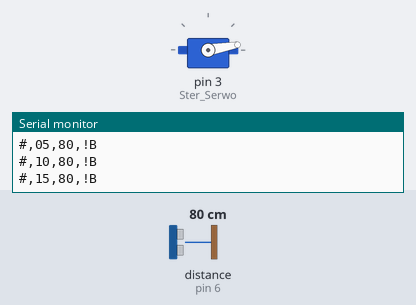
Bench run of a sketch on a simulated Arduino Uno, built with avr-gcc and run on an emulated ATmega328P. On the bench: servo, the last lines printed to the serial monitor. Wiring (inferred from the names in the program): ultrasonic range finder: trigger pin 7; echo pin 6. The test bench sets the inputs (shaded band); at power-on: distance to the obstacle (sensor on pin 6) 80 cm. The echo pulse lasts 58.3 µs per cm.

Above: at 2.0 s.
2.1 s: distance to the obstacle (sensor on pin 6) set to 2 cm
At 4.0 s:
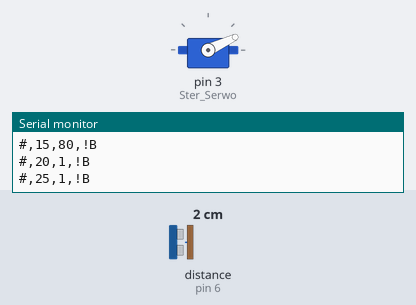
At 12.7 s:
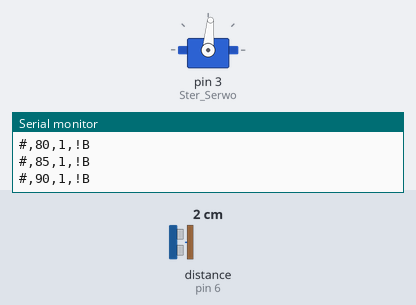
Timing chart, 0 to 18.6 s (numbered marks = the images above; inputs shaded):
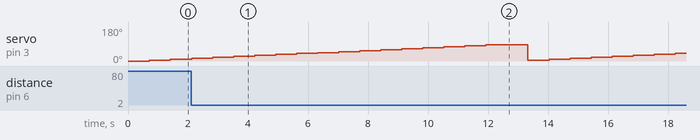

The sketch:

Communication_SensorData.ino
```cpp
#include <Servo.h>

#define Trig 7
#define Echo 6
#define Ster_Serwo 3

Servo Serwo;
int Pozycja = 0;
int Zmiana = 5;

void Ramka()
{
    Serial.print("#");
    Serial.print(",");
    if(Pozycja == 0 || Pozycja == 5)
    {
      Serial.print(0);
      Serial.print(Pozycja);
    }
    else
    {
      Serial.print(Pozycja);
    }
    Serial.print(",");
    Serial.print(Zmierz_Dystans_cm());
    Serial.print(",");
    Serial.println("!B");
}


int Zmierz_Dystans_cm() {
  long Czas, Odleglosc;

  digitalWrite(Trig, LOW);
  delayMicroseconds(2);
  digitalWrite(Trig, HIGH);
  delayMicroseconds(10);
  digitalWrite(Trig, LOW);

  Czas = pulseIn(Echo, HIGH);
  Odleglosc = Czas / 58;

  return Odleglosc;
}

void setup()
{
  Serial.begin(9600);
  pinMode(Trig, OUTPUT);
  pinMode(Echo, INPUT);
  Serwo.attach(Ster_Serwo);
}

void loop()
{
  if (Pozycja < 90) {
    Serwo.write(Pozycja);
  } else {
    Pozycja = 0;
  }


  delay(500);
  Pozycja = Pozycja + Zmiana;
  Ramka();
  delay(200);
}
```
